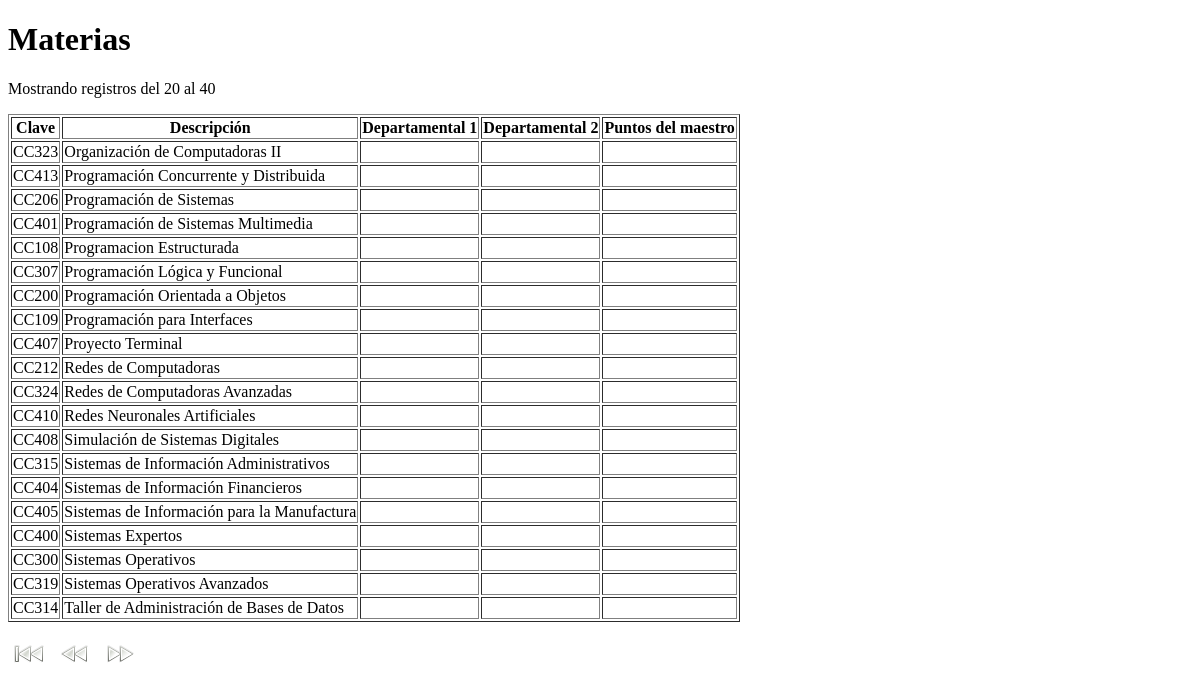
Page /html/admin/materias.php?off=20 (signed in) on the committed database.
### tables this page shows
CREATE TABLE IF NOT EXISTS `Materias` (
  `Clave` char(5) NOT NULL,
  `Descripcion` varchar(100) NOT NULL,
  PRIMARY KEY (`Clave`)
);

### html/admin/materias.php (the view, shortened to what this page needs)
<!DOCTYPE html PUBLIC "-//W3C//DTD XHTML 1.0 Transitional//EN" "http://www.w3.org/TR/xhtml1/DTD/xhtml1-transitional.dtd">
<html xmlns="http://www.w3.org/1999/xhtml">
<head>
	<link rel="stylesheet" type="text/css" href="../css/theme.css" />
</head>
<body>
	<h1>Materias</h1>
	<?php
		require_once "../mysql-con.php";
		$offset = (isset ($_GET['off'])) ? $_GET['off'] : 0;
		settype ($offset, "integer");
		$cant = 20;
		echo "<p>Mostrando registros del ". $offset ." al ". ($offset + $cant) . "</p>";
		echo "<table border=\"1\">";
		echo "<thead><tr><th>Clave</th><th>Descripción</th><th>Departamental 1</th><th>Departamental 2</th><th>Puntos del maestro</th>";
		echo "</tr></thead>\n";
		$query = "SELECT * FROM Materias LIMIT ". $offset . ",". $cant;
		$result = mysql_query ($query, $mysql_con);
		echo "<tbody>";
		while (($object = mysql_fetch_object ($result))) {
			echo "<tr>";
			echo "<td>".$object->Clave."</td>";
			echo "<td>".$object->Descripcion."</td>";
			echo "<td>".$object->Porcentaje_Depa1."</td>";
			echo "<td>".$object->Porcentaje_Depa2."</td>";
			echo "<td>".$object->Porcentaje_Puntos."</td>";
			echo "</tr>\n";
		}
		echo "</tbody>";
		echo "</table>\n";
		echo "<p>";
		echo "<a href=\"".$_SERVER['SCRIPT_NAME']."?off=0\"><img class=\"icon\" src=\"../img/first.png\" /></a>\n";
		if ($offset > 1) {
			$prev = $offset - $cant;
			echo "<a href=\"".$_SERVER['SCRIPT_NAME']."?off=".$prev."\"><img class=\"icon\" src=\"../img/prev.png\" /></a>\n";
		}
		$next = $offset + $cant;
		echo "<a href=\"".$_SERVER['SCRIPT_NAME']."?off=".$next."\"><img class=\"icon\" src=\"../img/next.png\" /></a>\n";
		echo "</p>\n";
	?>
</body>
</html>

### html/css/theme.css (style rules this page uses)
a img { border: 0; }
.icon { vertical-align: middle; margin-right: 0.3em; margin-left: 0.3em; }
img, input, select, button { vertical-align: middle; }

### rows in the picture
materias: Clave "CC323", Descripcion "Organización de Computadoras II"
materias: Clave "CC413", Descripcion "Programación Concurrente y Distribuida"
materias: Clave "CC206", Descripcion "Programación de Sistemas"
materias: Clave "CC401", Descripcion "Programación de Sistemas Multimedia"
materias: Clave "CC108", Descripcion "Programacion Estructurada"
materias: Clave "CC307", Descripcion "Programación Lógica y Funcional"
materias: Clave "CC200", Descripcion "Programación Orientada a Objetos"
materias: Clave "CC109", Descripcion "Programación para Interfaces"
materias: Clave "CC407", Descripcion "Proyecto Terminal"
materias: Clave "CC212", Descripcion "Redes de Computadoras"
materias: Clave "CC324", Descripcion "Redes de Computadoras Avanzadas"
materias: Clave "CC410", Descripcion "Redes Neuronales Artificiales"
materias: Clave "CC408", Descripcion "Simulación de Sistemas Digitales"
materias: Clave "CC315", Descripcion "Sistemas de Información Administrativos"
materias: Clave "CC404", Descripcion "Sistemas de Información Financieros"
materias: Clave "CC405", Descripcion "Sistemas de Información para la Manufactura"
materias: Clave "CC400", Descripcion "Sistemas Expertos"
materias: Clave "CC300", Descripcion "Sistemas Operativos"
materias: Clave "CC319", Descripcion "Sistemas Operativos Avanzados"
materias: Clave "CC314", Descripcion "Taller de Administración de Bases de Datos"

### other values in the picture
$offset "20"
$offset + $cant "40"
